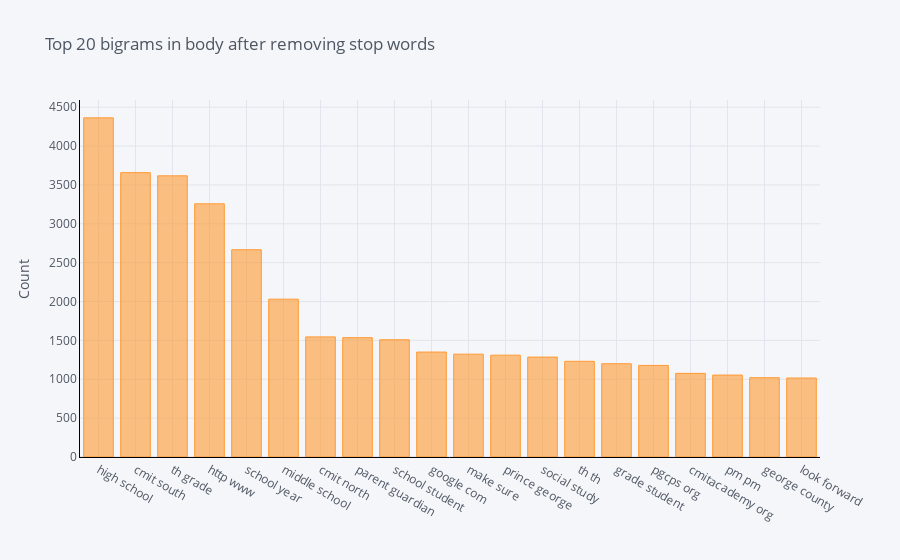

Notebook cell for this chart:
### Code cell
df4.groupby('body1').sum()['count'].sort_values(ascending=False).iplot(
    kind='bar', yTitle='Count', linecolor='black', title='Top 20 bigrams in body after removing stop words')

### Figure 1 — Plotly figure (JSON) as saved in the notebook; plotly's stock layout.template omitted (floating-point values rounded to 4 significant figures)
{"data": [{"marker": {"color": "rgba(255, 153, 51, 0.6)", "line": {"color": "rgba(255, 153, 51, 1.0)", "width": 1}}, "name": "count", "orientation": "v", "text": "", "type": "bar", "x": ["high school", "cmit south", "th grade", "http www", "school year", "middle school", "cmit north", "parent guardian", "school student", "google com", "make sure", "prince george", "social study", "th th", "grade student", "pgcps org", "cmitacademy org", "pm pm", "george county", "look forward"], "y": [4363, 3658, 3617, 3257, 2666, 2030, 1545, 1535, 1508, 1350, 1323, 1310, 1285, 1231, 1200, 1178, 1076, 1054, 1020, 1016]}], "layout": {"legend": {"bgcolor": "#F5F6F9", "font": {"color": "#4D5663"}}, "paper_bgcolor": "#F5F6F9", "plot_bgcolor": "#F5F6F9", "title": {"font": {"color": "#4D5663"}, "text": "Top 20 bigrams in body after removing stop words"}, "xaxis": {"gridcolor": "#E1E5ED", "linecolor": "black", "showgrid": true, "tickfont": {"color": "#4D5663"}, "title": {"font": {"color": "#4D5663"}, "text": ""}, "zerolinecolor": "#E1E5ED"}, "yaxis": {"gridcolor": "#E1E5ED", "linecolor": "black", "showgrid": true, "tickfont": {"color": "#4D5663"}, "title": {"font": {"color": "#4D5663"}, "text": "Count"}, "zerolinecolor": "#E1E5ED"}}}
